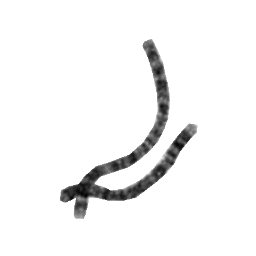
#> input picture data/ChromSeg/original_dataset/image_100.png, 256 x 256 px; its folder holds 4 pictures in this run
$ python inspect_dataset4.py
#> lines starting #> are read from the running program, lines starting #| are printed output that depends on the picture; after the words box and inside, x2 and y2 are one past the last pixel; in counts of white or black regions, pixels touching at a corner belong together; pictures that were not available may be replaced by others from this repository, and a replacement may not be noted
# -*- coding: utf-8 -*-
"""横穿 lab->空隙->lab2 的灰度剖面 + lab 形态学角色确认"""
import glob
import os
import cv2
import numpy as np
from scipy import ndimage

D = os.path.join("data", "ChromSeg", "original_dataset")
imgs = sorted(glob.glob(os.path.join(D, "image_*.png")),
              key=lambda p: int(os.path.basename(p)[6:-4]))


def load(k):
#> called with k = 0
    n = os.path.basename(imgs[k])[6:-4]
    g = cv2.imread(imgs[k], 0)
#> g is the input picture: shape (256, 256); min 0, max 255, mean 243.4
    lab = cv2.imread(os.path.join(D, f"binary_label_{n}.png"), 0) > 0
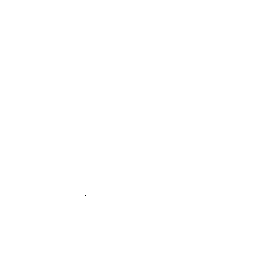
#> lab: shape (256, 256) bool; 100% white; black in thin lines or dots, all inside (x1, y1, x2, y2) = (85, 195, 86, 196)
    r = cv2.imread(os.path.join(D, f"binary_label2_{n}.png"),
                   cv2.IMREAD_UNCHANGED)
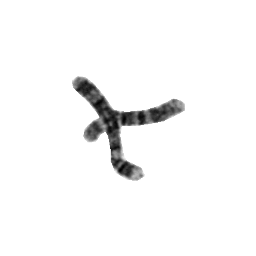
#> input picture data/ChromSeg/original_dataset/image_106.png, 256 x 256 px, given in place of binary_label2_100.png, which was not available
#> r is the input picture: shape (256, 256, 3); min 0, max 255, mean 246.9
    lab2 = (r[:, :, :3].astype(int).sum(2) > 0)
#> lab2: shape (256, 256) bool; 100% white; black in thin lines or dots, all inside (x1, y1, x2, y2) = (120, 170, 121, 171)
    return n, g, lab, lab2


# ---- 1) 过 lab 质心的水平剖面 ----
n, g, lab, lab2 = load(0)
#> n = '100'
ys, xs = np.nonzero(lab)
cy = int(ys.mean())
#> cy = 127
cx = int(xs.mean())
#> cx = 127
print(f"#0 lab质心=({cx},{cy}), 水平剖面 y={cy}:")
#| #0 lab质心=(127,127), 水平剖面 y=127:
print(" x:    " + "".join(f"{x%100//10}{x%100%10}" for x in range(cx-25, cx+45, 2)))
#|  x:    0204060810121416182022242628303234363840424446485052545658606264666870
print(" gray: " + "".join(f"{g[cy, x]//10:2d}" for x in range(cx-25, cx+45, 2)))
#|  gray: 252525252525252525252525252525252525252525252525252410 9 9101214252525
print(" lab : " + "".join((" L" if lab[cy, x] else " .")
                          for x in range(cx-25, cx+45, 2)))
#|  lab :  L L L L L L L L L L L L L L L L L L L L L L L L L L L L L L L L L L L
print(" lab2: " + "".join((" A" if lab2[cy, x] else " .")
                          for x in range(cx-25, cx+45, 2)))
#|  lab2:  A A A A A A A A A A A A A A A A A A A A A A A A A A A A A A A A A A A

# ---- 2) lab 区域的图像灰度分布 (是暗染色体还是别的) ----
print(f"\n#0 lab内 gray: mean={g[lab].mean():.0f} "
      f"p10={np.percentile(g[lab],10):.0f} p90={np.percentile(g[lab],90):.0f}")
#| #0 lab内 gray: mean=243 p10=255 p90=255
gap = ndimage.binary_dilation(lab, iterations=3) & ~lab & ~lab2 & (g < 230)
#> gap: shape (256, 256) bool; every value is 0
print(f"lab外围3px非lab2区: n={gap.sum()} meanGray={g[gap].mean() if gap.any() else -1:.0f}")
#| lab外围3px非lab2区: n=0 meanGray=-1

# ---- 3) lab 形状: 是否为两染色体的几何交集 (凸? 长条?) ----
print(f"lab bbox-fill率: {lab.sum()/((xs.max()-xs.min()+1)*(ys.max()-ys.min()+1)):.2f}")
#| lab bbox-fill率: 1.00

# ---- 4) union 的连通性: lab 是否嵌在 union 内部 ----
union = lab | lab2
#> union: shape (256, 256) bool; every value is 1
u_lab, u_n = ndimage.label(union)
#> u_lab: shape (256, 256) int32; every value is 1
#> u_n = 1
lab_u = u_lab[cy, cx]
#> lab_u = 1
print(f"union连通数={u_n}, lab质心所在连通域大小="
      f"{(u_lab==lab_u).sum()} / union={union.sum()}")
#| union连通数=1, lab质心所在连通域大小=65536 / union=65536

# ---- 5) 图像整体: 有几个暗簇 (是单簇patch还是整张散片) ----
dark = g < 200
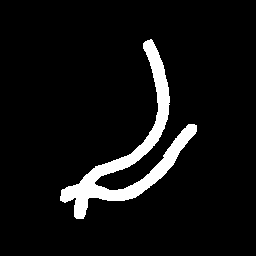
#> dark: shape (256, 256) bool; 6.8% white; 1 white region, box (x1, y1, x2, y2) and area: (60, 39, 197, 219) 4453
d_lab, d_n = ndimage.label(dark)
#> d_n = 1
sizes = np.bincount(d_lab.ravel())[1:]
#> sizes = [4453]
big = sorted([int(s) for s in sizes if s > 50], reverse=True)
#> big = [4453]
print(f"图像暗区连通域(>50px): {len(big)} 个, sizes={big[:15]}")
#| 图像暗区连通域(>50px): 1 个, sizes=[4453]
